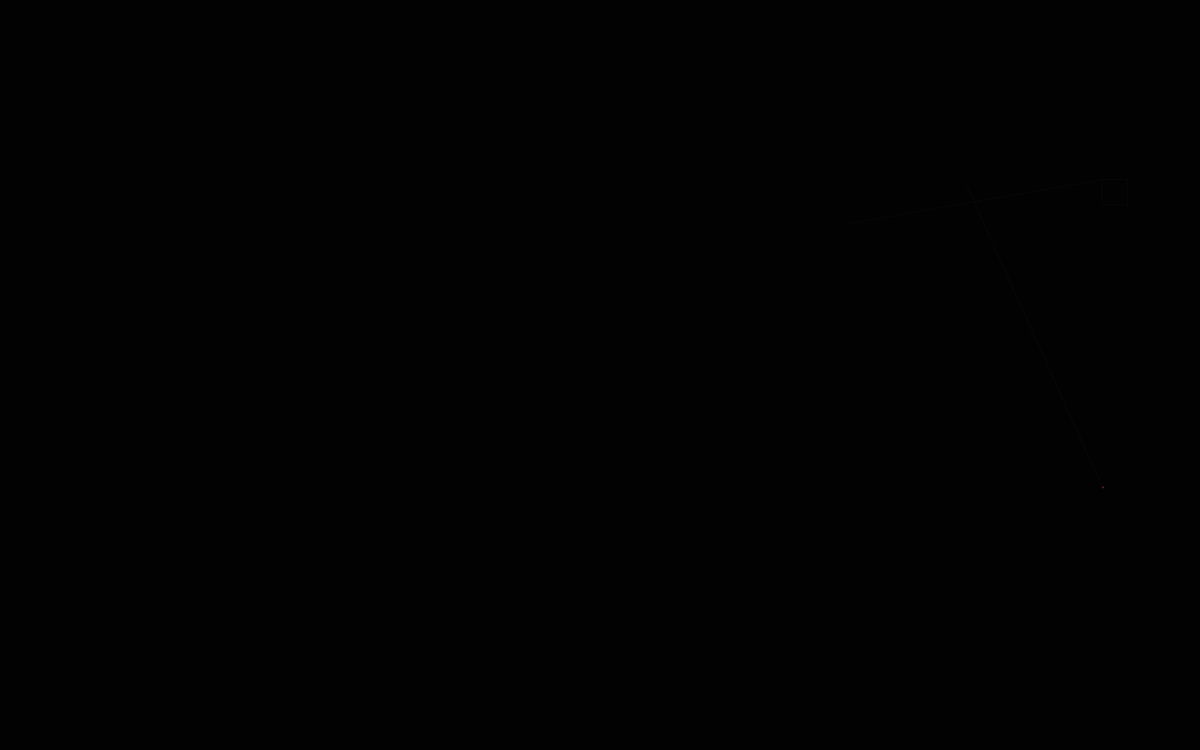
Frame 1 (no input)
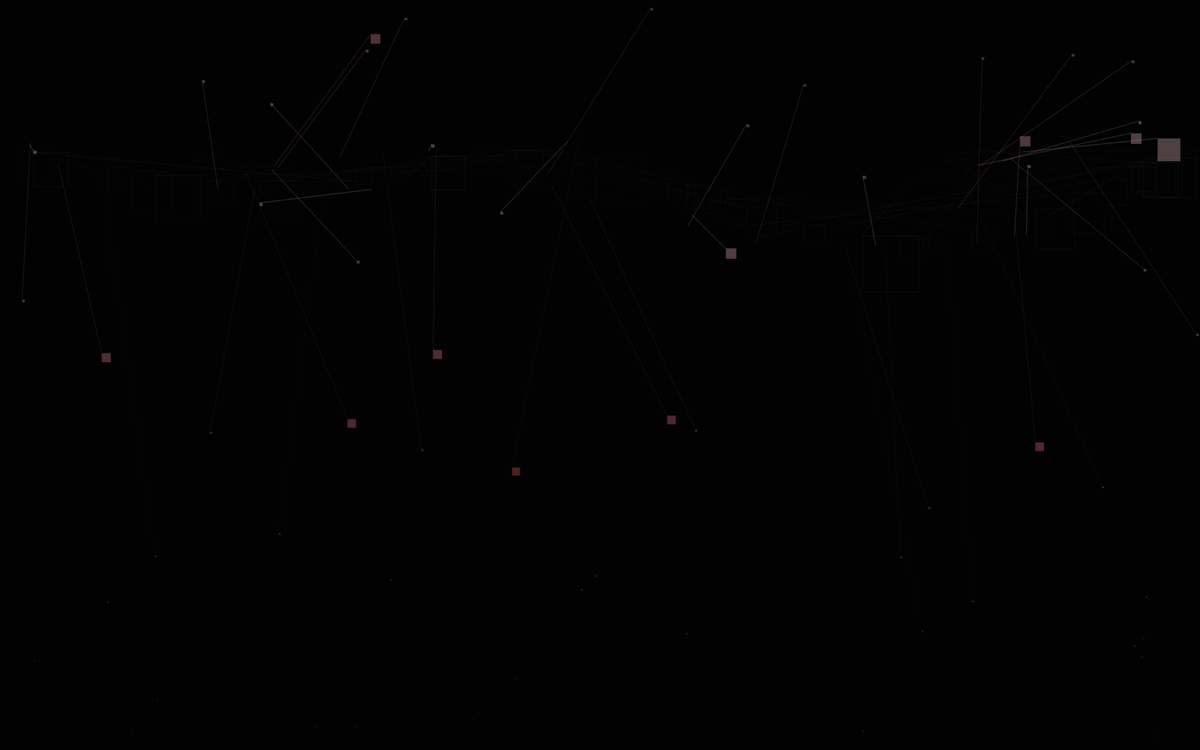
Frame 60 (the mouse pressed at the canvas centre just before this capture)
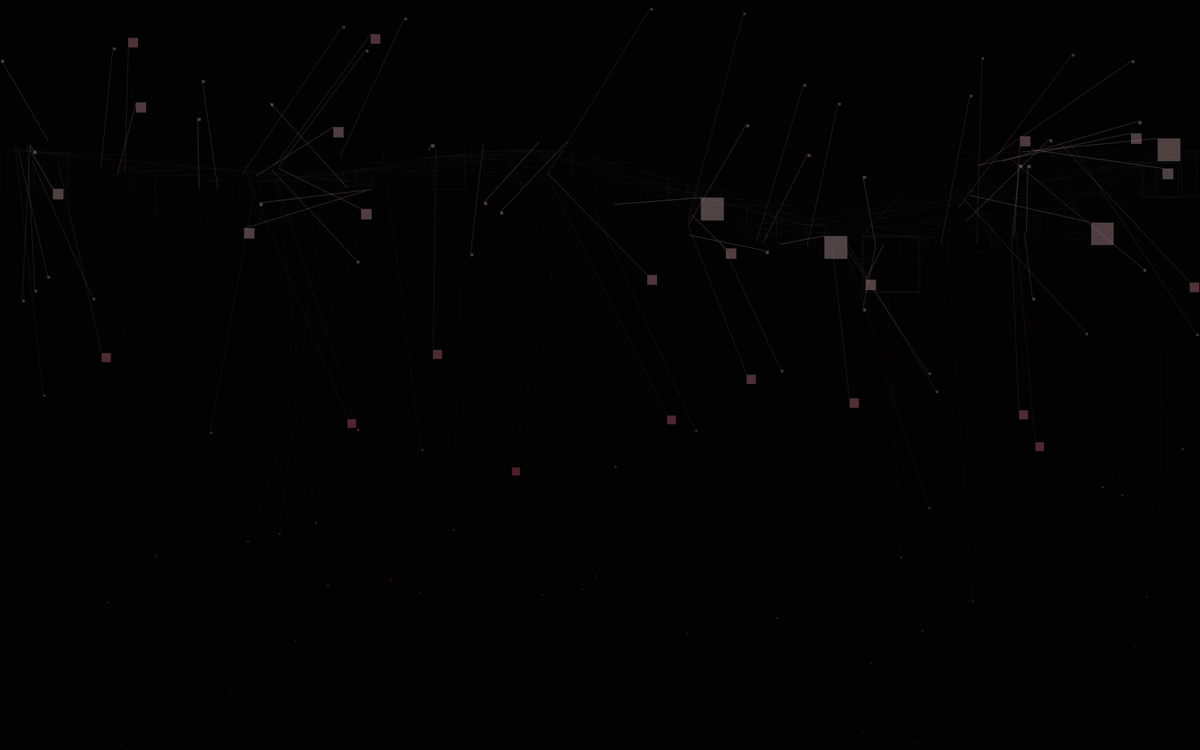
Frame 120 (the mouse held since frame 60 and released just before this capture)

The Processing sketch that drew these frames (run headless with seeded random() and noise(); from frame 60 on, the mouse is pressed at the canvas centre):

// Processing sketch: NNfinal
// ── NNfinal.pde
//comments generated by chatGPT

NeuralNetwork nn;
float[][] X = new float[2][4];
float[][] Y = new float[2][1];

float ratio1;
float ratio2;
float phase1;
float phase2;

float x, y, target, x2, y2, target2;
int targetY, targetY2;

//number of training input during setup()
int nbTrain = 600000;
//learning rate of the network
float learningRate = 0.03;

// Particle properties
int size = 1;
int hue1;
int hue2;
float sat = 100;
int satOff = 40;
int val = 200;
int opa = 100;

//amplitude of noise displacement
float noiseDisplaceX = 300;
float noiseDisplaceY = 50;

//noise ratios
float noiseRatioX = 0.006;
float noiseRatioY = 0.007;

float p2OffX = 1.2;
float p2OffY = .2;

Particule p, p2;

void setup() {
  // Initialize Neural Network
  nn = new NeuralNetwork(4, 12, 1);
  
  hue1 = (int)random(255);
  hue2 = (hue1 + 255/3) % 255;
  
  ratio1 = random(0, 3);
  ratio2 = random(-6, 0);
  phase1 = random(-1, 1);
  phase2 = random(-0.5, 0.5);
  
  background(2);
  size(1600,1000);
  colorMode(HSB, 255);
  frameRate(8000);
  noStroke();
  
  // Train the neural network on a set of random data
  for(int i = 0; i < nbTrain; i++) {
    x = random(-2, 2);
    y = random(-1, 1);
    target = func(x);
    
    // Set the input values for the network
    X[0][0] = x;
    X[0][1] = y;
    X[0][2] = cos(ratio1 * x);
    X[0][3] = ratio2 - x;
    
    if (y > target) targetY = 1;
    else targetY = -1;
    Y[0][0] = targetY;
    
    // Train the network on the sample
    nn.train(X[0], Y[0]);
  }
}

void draw() {
  
  x = random(-2, 2);
  y = random(-1.8, 1.8);
  target = func(x);
  
  x2 = x + random(-p2OffX, p2OffX);
  y2 = y +random(-p2OffY, p2OffY);
  target2 = func(x2);
  
  // Set the input values for the network
  X[0][0] = x;
  X[0][1] = y;
  X[0][2] = cos(ratio1 * x);
  X[0][3] = ratio2 - x;
  
  X[1][0] = x2;
  X[1][1] = y2;
  X[1][2] = cos(ratio1 * x2);
  X[1][3] = ratio2 - x2;
  
  // Set the target output values for the network
  if (y > target) targetY = 1;
  else targetY = -1;
  
  if (y > target2) targetY2 = 1;
  else targetY2 = -1;
  
  Y[0][0] = targetY;
  Y[1][0] = targetY2;
  
  // Map the input and target values to screen coordinates
  x = map(x, -2, 2, 0, width);
  x2 = map(x2, -2 - p2OffX, 2 + p2OffX, 0, width);
  target = map(target, -1, 1, height * .8, height *.2);
  target2 = map(target2, -1, 1, height * .8, height *.2);
  
  // Draw the line and rectangle
  stroke(255, noise(x * .08) * 8);
  fill(255, noise(x * .08) * 1);
  strokeWeight(1);
  line(x, target, x2, target2);
  rect(x, target, noise(x * .02) * 97, noise(x * .02) * 97);
  
  // Get the prediction from the neural network
  FloatList prediction = nn.predict(X[0]);
  FloatList prediction2 = nn.predict(X[1]);
  
  // Map the input values to screen coordinates
  float xi = map((float)X[0][0], -2, 2, 0, width);
  float yi = map((float)X[0][1], -1.8, 1.8, height, 0);
  float error = abs((float)(yi - target));
  
  float xi2 = map((float)X[1][0], -2 - p2OffX, 2 + p2OffX, 0, width);
  float yi2 = map((float)X[1][1], -2 - p2OffY, 2 + p2OffY, height, 0);
  float error2 = abs((float)(yi2 - target2));
  
  // Draw the particles
  if (prediction.get(0) > 0.5 ) p = new Particule(xi, yi, 1, map(error, 0, width, 1, 0));
  else p = new Particule(xi, yi, -1, map(error, 0, width, 1, 0));
  
  if (prediction2.get(0) > 0.5 ) p2 = new Particule(xi2, yi2, 1, map(error2, 0, width, 1, 0));
  else p2 = new Particule(xi2, yi2, -1, map(error2, 0, width, 1, 0));
  p.display(x, target);
  
  // Train the network on the sample data
  nn.train(X[0], Y[0]);
  nn.train(X[1], Y[1]);
}

float func(float x) {
 return  cos(cos(ratio1*x) * (ratio2 - x))  ;
}

void keyPressed() {
  if (key == 'r') {
    setup();
  }
}

// ── Matrix.pde
static class Matrix {
  float [][]data;
  int rows,cols;
  
  Matrix(int rows,int cols) {
    data= new float[rows][cols];
    this.rows=rows;
    this.cols=cols;
    for(int i=0;i<rows;i++)
    {
      for(int j=0;j<cols;j++)
      {
        data[i][j]=(float)Math.random()*2-1;
      }
    }
  }
  
  void print()
  {
    for(int i=0;i<rows;i++)
    {
      for(int j=0;j<cols;j++)
      {
        System.out.print(this.data[i][j]+" ");
      }
      System.out.println();
    }
  }
  
  void add(int scaler)
  {
    for(int i=0;i<rows;i++)
    {
      for(int j=0;j<cols;j++)
      {
        this.data[i][j]+=scaler;
      }
      
    }
  }
  
  void add(Matrix m)
  {
    if(cols!=m.cols || rows!=m.rows) {
      System.out.println("Shape Mismatch");
      return;
    }
    
    for(int i=0;i<rows;i++)
    {
      for(int j=0;j<cols;j++)
      {
        this.data[i][j]+=m.data[i][j];
      }
    }
  }
  
  static Matrix fromArray(float[]x)
  {
    Matrix temp = new Matrix(x.length,1);
    for(int i =0;i<x.length;i++)
      temp.data[i][0]=x[i];
    return temp;
    
  }
  
  FloatList toArray() {
    FloatList temp= new FloatList()  ;
    
    for(int i=0;i<rows;i++)
    {
      for(int j=0;j<cols;j++)
      {
        temp.append(data[i][j]);
      }
    }
    return temp;
  }

  static Matrix subtract(Matrix a, Matrix b) {
    Matrix temp=new Matrix(a.rows,a.cols);
    for(int i=0;i<a.rows;i++)
    {
      for(int j=0;j<a.cols;j++)
      {
        temp.data[i][j]=a.data[i][j]-b.data[i][j];
      }
    }
    return temp;
  }

  static Matrix transpose(Matrix a) {
    Matrix temp=new Matrix(a.cols,a.rows);
    for(int i=0;i<a.rows;i++)
    {
      for(int j=0;j<a.cols;j++)
      {
        temp.data[j][i]=a.data[i][j];
      }
    }
    return temp;
  }

  static Matrix multiply(Matrix a, Matrix b) {
    Matrix temp=new Matrix(a.rows,b.cols);
    for(int i=0;i<temp.rows;i++)
    {
      for(int j=0;j<temp.cols;j++)
      {
        float sum=0;
        for(int k=0;k<a.cols;k++)
        {
          sum+=a.data[i][k]*b.data[k][j];
        }
        temp.data[i][j]=sum;
      }
    }
    return temp;
  }
  
  void multiply(Matrix a) {
    for(int i=0;i<a.rows;i++)
    {
      for(int j=0;j<a.cols;j++)
      {
        this.data[i][j]*=a.data[i][j];
      }
    }
    
  }
  
  void multiply(float a) {
    for(int i=0;i<rows;i++)
    {
      for(int j=0;j<cols;j++)
      {
        this.data[i][j]*=a;
      }
    }
    
  }
  
  void sigmoid() {
    for(int i=0;i<rows;i++)
    {
      for(int j=0;j<cols;j++)
        this.data[i][j] = (float)(1/(1+Math.exp(-this.data[i][j]))); 
    }
    
  }
  
  Matrix dsigmoid() {
    Matrix temp=new Matrix(rows,cols);
    for(int i=0;i<rows;i++)
    {
      for(int j=0;j<cols;j++)
        temp.data[i][j] = this.data[i][j] * (1-this.data[i][j]);
    }
    return temp;
    
  }
}  

// ── NeuralNetwork.pde
class NeuralNetwork {
  
  // The weight matrices for the input-hidden and hidden-output layers
  Matrix weights_ih,weights_ho;
  // The bias matrices for the hidden and output layers
  Matrix bias_h,bias_o;  
  // The learning rate
  float l_rate = learningRate;
  
  NeuralNetwork(int i,int h,int o) {
    
    // Initialize the weight matrices with the appropriate number of rows and columns
    weights_ih = new Matrix(h,i);
    weights_ho = new Matrix(o,h);
    
    // Initialize the bias matrices with the appropriate number of rows and columns
    bias_h= new Matrix(h,1);
    bias_o= new Matrix(o,1);
  }
  
  FloatList predict(float[] X){
    
    // Convert the input array to a matrix
    Matrix input = Matrix.fromArray(X);
    // Calculate the hidden layer values
    Matrix hidden = Matrix.multiply(weights_ih, input);
    hidden.add(bias_h);
    hidden.sigmoid();
    
    // Calculate the output layer values
    Matrix output = Matrix.multiply(weights_ho,hidden);
    output.add(bias_o);
    output.sigmoid();
    
    // Convert the output matrix to an array and return it
    return output.toArray();
  }
  
  void fit(float[][]X,float[][]Y,int epochs){
    
    // Train the network for the specified number of epochs
    for(int i=0;i<epochs;i++)
    {  
      // Select a random sample from the training data
      int sampleN =  (int)(Math.random() * X.length );
      // Train the network on the sample
      this.train(X[sampleN], Y[sampleN]);
    }
  }
  
  void train(float [] X,float [] Y){
    
    // Convert the input array to a matrix
    Matrix input = Matrix.fromArray(X);
    // Calculate the hidden layer values
    Matrix hidden = Matrix.multiply(weights_ih, input);
    hidden.add(bias_h);
    hidden.sigmoid();
    
    // Calculate the output layer values
    Matrix output = Matrix.multiply(weights_ho,hidden);
    output.add(bias_o);
    output.sigmoid();
    
    // Convert the target array to a matrix
    Matrix target = Matrix.fromArray(Y);
    
    // Calculate the error between the target and output values
    Matrix error = Matrix.subtract(target, output);
    // Calculate the gradient of the output layer
    Matrix gradient = output.dsigmoid();
    gradient.multiply(error);
    gradient.multiply(l_rate);
    
    // Calculate the weight and bias updates using the hidden layer values
    Matrix hidden_T = Matrix.transpose(hidden);
    Matrix who_delta =  Matrix.multiply(gradient, hidden_T);
    
    // Update the weights and biases of the output layer
    weights_ho.add(who_delta);
    bias_o.add(gradient);
    
    // Calculate the hidden layer errors
    Matrix who_T = Matrix.transpose(weights_ho);
    Matrix hidden_errors = Matrix.multiply(who_T, error);
    
    // Calculate the gradient of the hidden layer
    Matrix h_gradient = hidden.dsigmoid();
    h_gradient.multiply(hidden_errors);
    h_gradient.multiply(l_rate);
    
    // Calculate the weight and bias updates using the input layer values
    Matrix i_T = Matrix.transpose(input);
    Matrix wih_delta = Matrix.multiply(h_gradient, i_T);
    
    // Update the weights and biases of the hidden layer
    weights_ih.add(wih_delta);
    bias_h.add(h_gradient);
    
  }
}

// ── Particule.pde
class Particule {
  
  float x, y; //Positionn(x, y)
  int type; // Type of the particle (1 or -1)
  float score; // Score of the particle (from 0 to 1)
  float hue; // Hue of the particle's color
  
  // Constructor for the particle
  Particule(float x_, float y_, int type_, float score_) {
    
    x = x_;
    y = y_;
    type = type_;
    score = score_;
    
    // Set the hue based on the type of the particle
    if (type == 1) hue = hue1;
    else hue = hue2;
  }
  
  void display(float x_, float target_) {
    
    // Calculate the size and saturation based on the score
    float scoreSize = score * (size + 0.2);
    float scoreSat = score * sat;
    
    // Set the stroke weight and color
    strokeWeight(scoreSize);
    stroke(hue, map(scoreSat*scoreSat, 0, sat*sat, 255, 0) + satOff, val, opa* (score*score) - satOff);
    
    // Draw a line with some noise  (comment this for more accurate visualisation)
    line(
      x_ + (2*noise(x_ * noiseRatioX)-1) * noiseDisplaceX,
      target_ + (2*noise(target_ * noiseRatioY)-1) * noiseDisplaceY, 
      x, y);
      
    // Turn off stroke and set fill color
    noStroke();
    fill(hue, map(scoreSat*scoreSat, 0, sat*sat, 255, 0) + satOff, val, opa);
    
    // Increase the size of the rectangle if the score is high
    if(score > 0.95 && random(1)> 0.88) scoreSize += 2;
    else if(score > 0.7 && random(1)> 0.82) scoreSize ++;
    
    // Draw the rectangle
    rect(x, y, (scoreSize * 3)*scoreSize, (scoreSize * 3)*scoreSize );
  }
}
  
/*  void displayline(float x_, float target_, float x2_, float target2_, float p2X, float p2Y) {
    float scoreSat = score * sat;
    strokeWeight(1);
    stroke(hue, map(scoreSat*scoreSat, 0, sat*sat, 255, 0) + satOff, val, opa * (score*score));
    curve(x, y, x, y, x2_, target2_, p2X, p2Y);
  }
}*/
